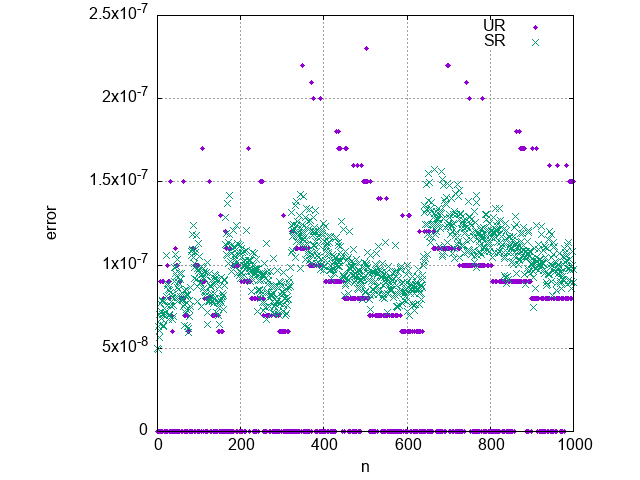

Write gnuplot code to recreate this figure.
set terminal png   
set output 'plot_rr.png'  

set size square
set grid
set xlabel 'n'         
set ylabel 'error' 

plot "../results/rapide_rec/UR.dat" with points pointtype 7 pointsize 0.8 title "UR", \
     "../results/rapide_rec/SR_stat.dat" with points title "SR"